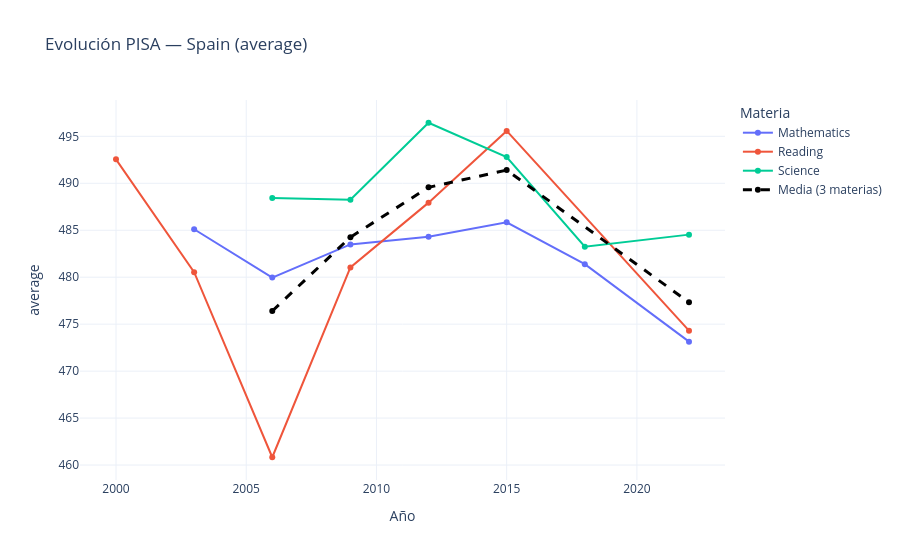

Write notebook code for a chart like this one.
### Code cell
evo_fig_1 = plot_evolucion_pais(df_pisa_eda, "Spain")
evo_fig_1.show()

### Figure 1 — Plotly figure (JSON) as saved in the notebook; plotly's stock layout.template omitted (floating-point values rounded to 4 significant figures)
{"data": [{"line": {"color": "#636EFA"}, "mode": "lines+markers", "name": "Mathematics", "type": "scatter", "x": [2003, 2006, 2009, 2012, 2015, 2018, 2022], "y": [485.1, 480.0, 483.5, 484.3, 485.8, 481.4, 473.1]}, {"line": {"color": "#EF553B"}, "mode": "lines+markers", "name": "Reading", "type": "scatter", "x": [2000, 2003, 2006, 2009, 2012, 2015, 2022], "y": [492.6, 480.5, 460.8, 481.0, 487.9, 495.6, 474.3]}, {"line": {"color": "#00CC96"}, "mode": "lines+markers", "name": "Science", "type": "scatter", "x": [2006, 2009, 2012, 2015, 2018, 2022], "y": [488.4, 488.3, 496.4, 492.8, 483.3, 484.5]}, {"line": {"color": "black", "dash": "dash", "width": 3}, "mode": "lines+markers", "name": "Media (3 materias)", "type": "scatter", "x": [2006, 2009, 2012, 2015, 2022], "y": [476.4, 484.3, 489.6, 491.4, 477.3]}], "layout": {"hovermode": "x unified", "legend": {"title": {"text": "Materia"}}, "title": {"text": "Evolución PISA — Spain (average)"}, "xaxis": {"title": {"text": "Año"}}, "yaxis": {"title": {"text": "average"}}}}
